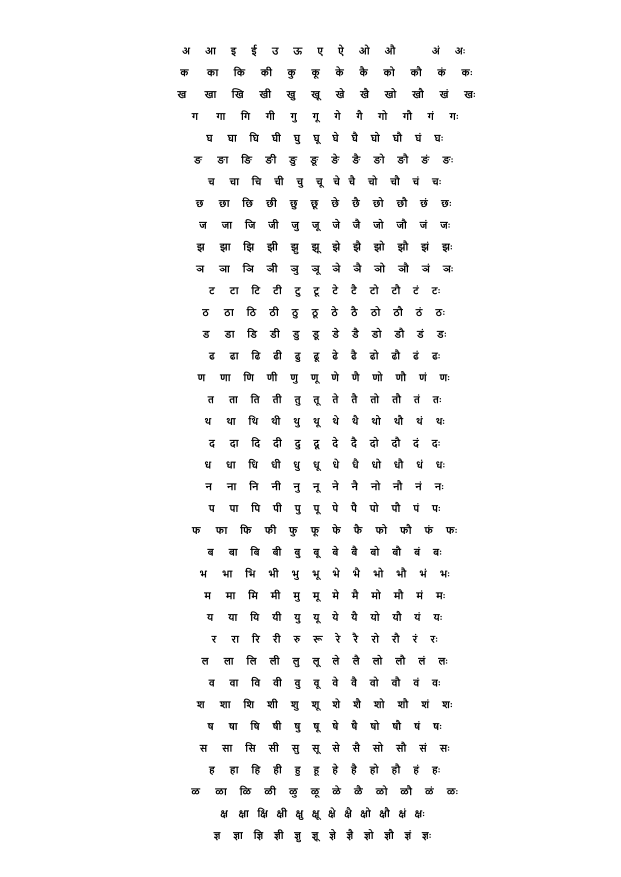
#> input picture src/image/bk-b.jpg, 2481 x 3508 px (shown at 1/4 size)
$ python words.py ../src/image/bk-b.jpg out
#> lines starting #> are read from the running program, lines starting #| are printed output that depends on the picture; after the words box and inside, x2 and y2 are one past the last pixel; in counts of white or black regions, pixels touching at a corner belong together
import cv2
import numpy as np
import os
import sys

def process_image_for_text_detection(img_path):
    """
    Processes the input image to highlight and extract text regions.

    Parameters:
    img_path (str): Path to the input image file.

    Returns:
    None
    """
    # Read and split the image into RGB planes
    img = cv2.imread(img_path)
    rgb_planes = cv2.split(img)
    result_planes = []

    # Enhance the image by removing the background
    for plane in rgb_planes:
        dilated_img = cv2.dilate(plane, np.ones((7, 7), np.uint8))
        bg_img = cv2.GaussianBlur(dilated_img, (5, 5), 0)
        diff_img = 255 - cv2.absdiff(plane, bg_img)
        result_planes.append(diff_img)

    img = cv2.merge(result_planes)

    # Convert to grayscale and apply thresholding
    img = cv2.cvtColor(img, cv2.COLOR_BGR2GRAY)
    img = cv2.threshold(img, 0, 255, cv2.THRESH_BINARY + cv2.THRESH_OTSU)[1]

    # Save the processed image
    processed_img_path = 'processed.png'
    cv2.imwrite(processed_img_path, img)

    # Draw contours around detected text regions
    draw_text_contours(processed_img_path)

def draw_text_contours(img_path):
    """
    Draws contours around detected text regions in the image and saves the result.

    Parameters:
    img_path (str): Path to the processed image file.

    Returns:
    None
    """
    # Read the processed image
    img = cv2.imread(img_path, 0)
    original_img = img.copy()
    cv2.imwrite(os.path.join(output_dir, 'original.png'), original_img)

    # Apply Gaussian blur and adaptive thresholding
    img = cv2.GaussianBlur(img, (5, 5), 0)
    threshed = cv2.adaptiveThreshold(img, 255, cv2.ADAPTIVE_THRESH_GAUSSIAN_C,
                                     cv2.THRESH_BINARY_INV, 11, 1)

    # Erode and dilate the image to highlight text regions
    kernel = np.ones((2, 2), np.uint8)
    erosion = cv2.erode(threshed, kernel)
    cv2.imwrite(os.path.join(output_dir, 'erosion.png'), erosion)

    kernel = np.ones((2, 10), np.uint8)
    dilated = cv2.dilate(erosion, kernel, iterations=1)
    cv2.imwrite(os.path.join(output_dir, 'dilated.png'), dilated)

    kernel = np.ones((2, 10), np.uint8)
    closed = cv2.morphologyEx(dilated, cv2.MORPH_CLOSE, kernel)
    cv2.imwrite(os.path.join(output_dir, 'closed.png'), closed)

    # Find contours and filter out empty ones
    contours, _ = cv2.findContours(closed, cv2.RETR_EXTERNAL, cv2.CHAIN_APPROX_SIMPLE)
    contours = [cnt for cnt in contours if cnt.size > 0]

    # Sort contours from top to bottom and then left to right
    sorted_contours = sorted(contours, key=lambda c: cv2.boundingRect(c)[1])
    lines = []
    current_line = []
    current_y = 0
    for cnt in sorted_contours:
        x, y, w, h = cv2.boundingRect(cnt)
        if current_line and abs(y - current_y) > 10:
            lines.append(current_line)
            current_line = []
        current_line.append((x, y, w, h))
        current_y = y
    if current_line:
        lines.append(current_line)
    sorted_contours = [sorted(line, key=lambda b: b[0]) for line in lines]
    sorted_contours = [item for sublist in sorted_contours for item in sublist]

    # Draw contours and save individual word images
    img_contours = original_img.copy()
    cv2.drawContours(img_contours, contours, -1, (0, 255, 0), 1)
    cv2.imwrite(os.path.join(output_dir, 'contours.png'), img_contours)

    box_count = 0
    boxes = []
    min_area_threshold = 700  # Minimum area threshold for filtering out small contours
    for i, (x, y, w, h) in enumerate(sorted_contours):
        if w * h > min_area_threshold:
            top_increase_factor = 20
            bottom_increase_factor = 20
            y -= top_increase_factor
            h += (top_increase_factor + bottom_increase_factor)
            if w > h:
                diff = w - h
                y -= diff // 2
                h += diff
            else:
                diff = h - w
                x -= diff // 2
                w += diff
            cv2.rectangle(original_img, (x, y), (x + w, y + h), (0, 255, 0), 2)
            word_img = ogimg[y:y + h, x:x + w]
            box_count += 1
            cv2.imwrite(os.path.join(output_dir, f'word_{box_count}.png'), word_img)
            boxes.append((x, y, w, h))

    for box in boxes:
        x, y, w, h = box
    filename = os.path.join(output_dir, 'word_boxes.png')
    cv2.imwrite(filename, original_img)
    print('Saved as', filename)

    return original_img

if __name__ == "__main__":
    try:
        # Ensure correct number of command line arguments
        if len(sys.argv) != 3:
            raise ValueError("Usage: script.py <input_image_path> <output_directory>")

        img_path = sys.argv[1]
        output_dir = sys.argv[2]

        # Ensure the output directory exists
        if not os.path.exists(output_dir):
            os.makedirs(output_dir)

        # Load and resize the input image
        ogimg = cv2.imread(img_path)
#> ogimg is the input picture: shape (3508, 2481, 3); min 0, max 255, mean 248
        if ogimg is None:
            raise FileNotFoundError(f"Image not found: {img_path}")

        ogimg = cv2.resize(ogimg, None, fx=1.5, fy=1.5, interpolation=cv2.INTER_CUBIC)
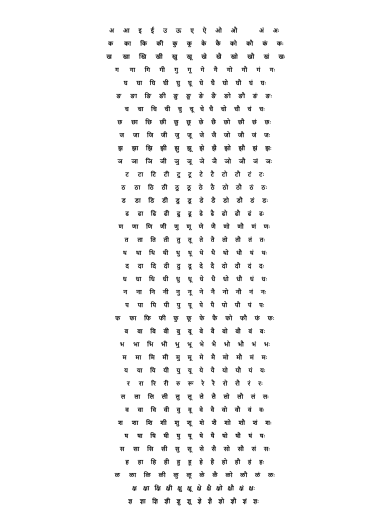
#> ogimg: shape (5262, 3722, 3) (shown at 1/10 size); min 0, max 255, mean 248

        # Process the image to detect and highlight text
        process_image_for_text_detection(img_path)
#> the loop in process_image_for_text_detection, `for plane in rgb_planes:` made 3 passes
#> after the loop in process_image_for_text_detection, `for plane in rgb_planes:`: result_planes = 3 items
#> in draw_text_contours, `threshed = cv2.adaptiveThreshold(img, 255, cv2.ADAPTIVE_THRESH_GAUSSIA..`:
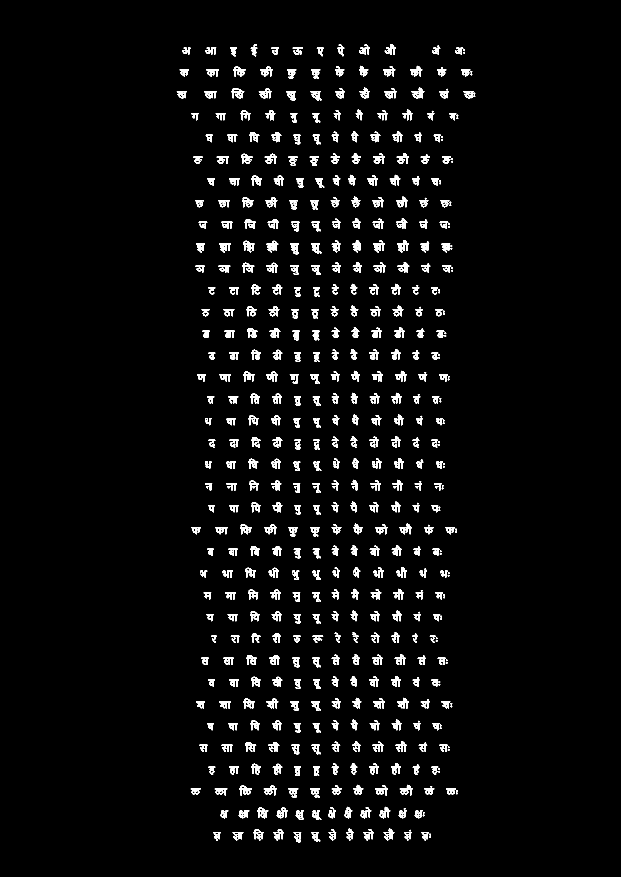
#> threshed: shape (3508, 2481) (shown at 1/4 size); 3% white; 570 white regions, largest, box (x1, y1, x2, y2) and area: (926, 353, 977, 393) 948, (972, 963, 1018, 1010) 913, (1066, 963, 1113, 1010) 898
#> in draw_text_contours, `erosion = cv2.erode(threshed, kernel)`:
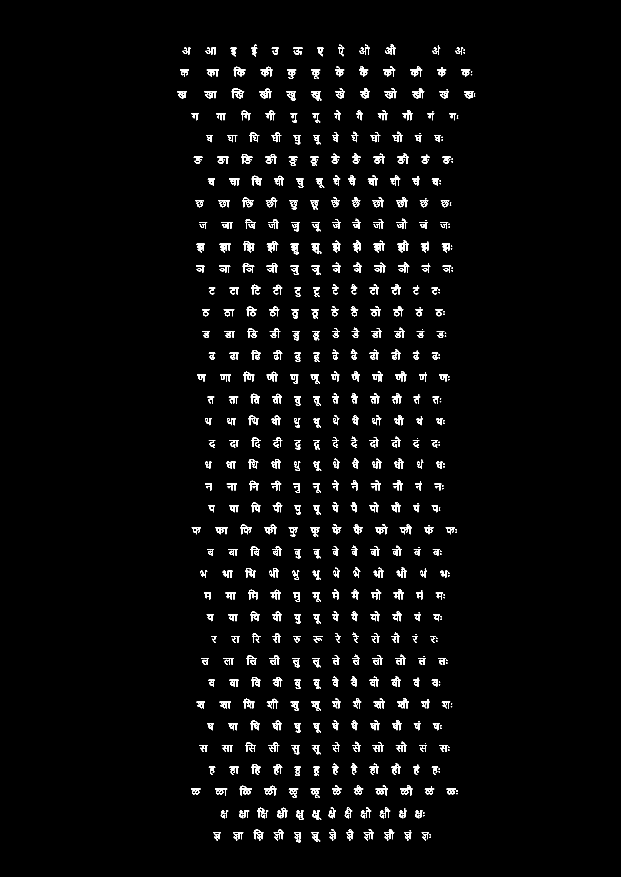
#> erosion: shape (3508, 2481) (shown at 1/4 size); 2.2% white; 578 white regions (53 under 20 px), largest, box (x1, y1, x2, y2) and area: (927, 354, 977, 393) 709, (973, 964, 1017, 1010) 698, (1067, 964, 1113, 1010) 689
#> in draw_text_contours, `dilated = cv2.dilate(erosion, kernel, iterations=1)`:
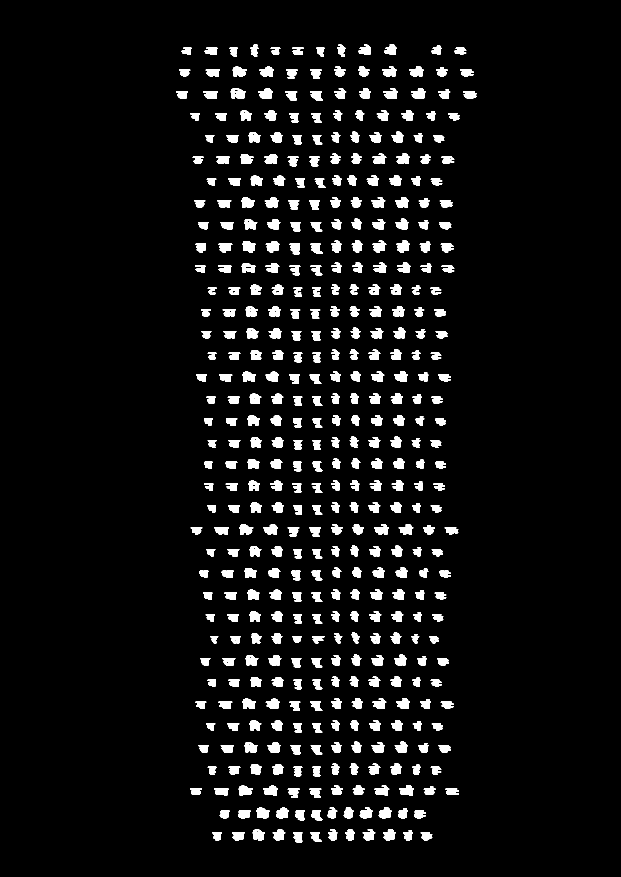
#> dilated: shape (3508, 2481) (shown at 1/4 size); 5.5% white; 485 white regions, largest, box (x1, y1, x2, y2) and area: (923, 354, 982, 394) 1695, (969, 964, 1022, 1011) 1637, (1063, 964, 1118, 1011) 1593
#> in draw_text_contours, `closed = cv2.morphologyEx(dilated, cv2.MORPH_CLOSE, kernel)`:
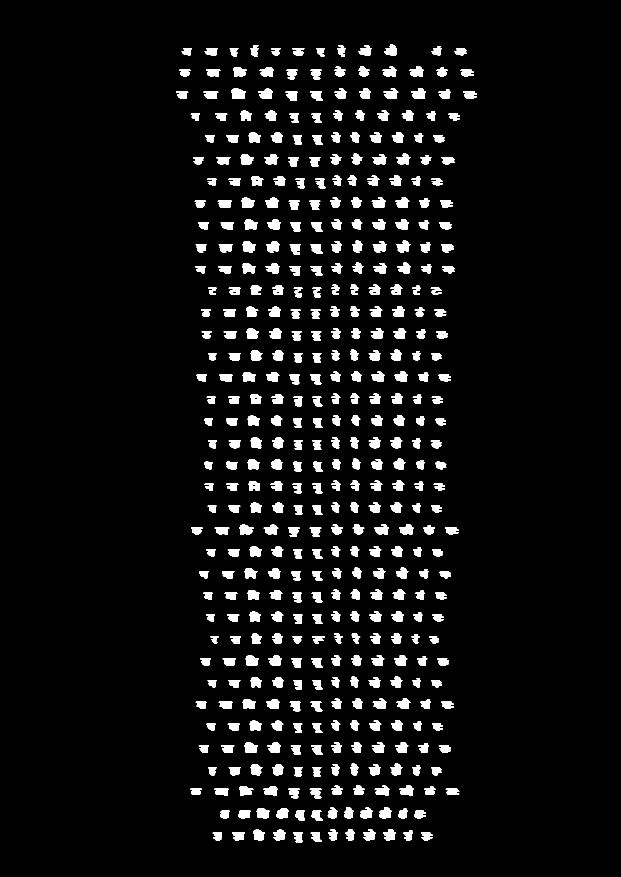
#> closed: shape (3508, 2481) (shown at 1/4 size); 5.6% white; 483 white regions
#> in draw_text_contours, `contours, _ = cv2.findContours(closed, cv2.RETR_EXTERNAL, cv2.CHAIN_AP..`: contours = 483 contours; largest, box (x1, y1, x2, y2) and area: (924, 355, 983, 395) 1798, (970, 965, 1023, 1012) 1666, (1027, 3232, 1079, 3275) 1543, (978, 2970, 1030, 3010) 1538, (1034, 355, 1092, 395) 1536
#> in draw_text_contours, `sorted_contours = sorted(contours, key=lambda c: cv2.boundingRect(c)[1])`: sorted_contours has the same summary as contours
#> the loop in draw_text_contours, `for cnt in sorted_contours:` made 483 passes
#> (x, y, w, h, current_y) on passes 1 to 3: (1537, 179, 51, 42, 179), (1434, 180, 51, 41, 180), (1349, 180, 34, 47, 180)
#> after the loop in draw_text_contours, `for cnt in sorted_contours:`: current_line = 13 items, first 6: (1533, 3317, 50, 47), (1382, 3317, 37, 47), (1452, 3318, 50, 46), (1313, 3318, 37, 46), (1092, 3319, 50, 45), (1012, 3319, 47, 45); lines = 37 items
#> in draw_text_contours, `sorted_contours = [sorted(line, key=lambda b: b[0]) for line in lines]`: sorted_contours = 38 items
#> in draw_text_contours, `sorted_contours = [item for sublist in sorted_contours for item in sub..`: sorted_contours = 483 items, first 6: (727, 192, 41, 29), (819, 192, 51, 29), (919, 192, 34, 36), (1001, 180, 34, 48), (1084, 192, 38, 29), (1169, 192, 48, 29)
#> in draw_text_contours, `cv2.drawContours(img_contours, contours, -1, (0, 255, 0), 1)`:
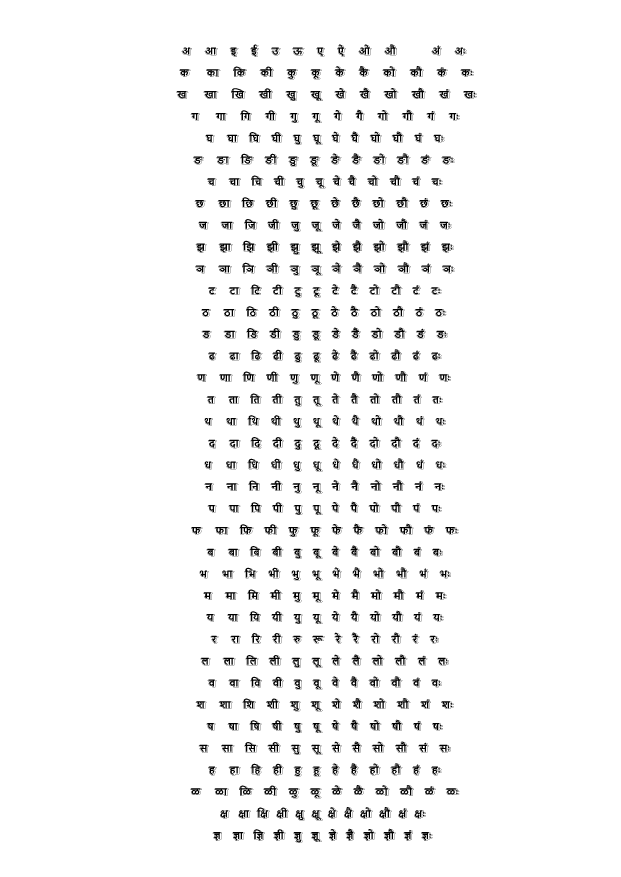
#> img_contours: shape (3508, 2481) (shown at 1/4 size); 96.4% white; 487 black regions, largest, box (x1, y1, x2, y2) and area: (924, 353, 983, 395) 1105, (1586, 961, 1641, 1012) 1084, (970, 963, 1023, 1012) 1075
#> the loop in draw_text_contours, `for i, (x, y, w, h) in enumerate(sorted_contours):` made 483 passes
#> (x, y, w, h, diff) on passes 1 to 8: (713, 172, 69, 69, 28), (810, 172, 69, 69, 18), (898, 172, 76, 76, 42), (974, 160, 88, 88, 54), (1069, 172, 69, 69, 31), (1159, 172, 69, 69, 21), (1246, 172, 75, 75, 41), (1323, 160, 87, 87, 53)
#> after the loop in draw_text_contours, `for i, (x, y, w, h) in enumerate(sorted_contours):`:
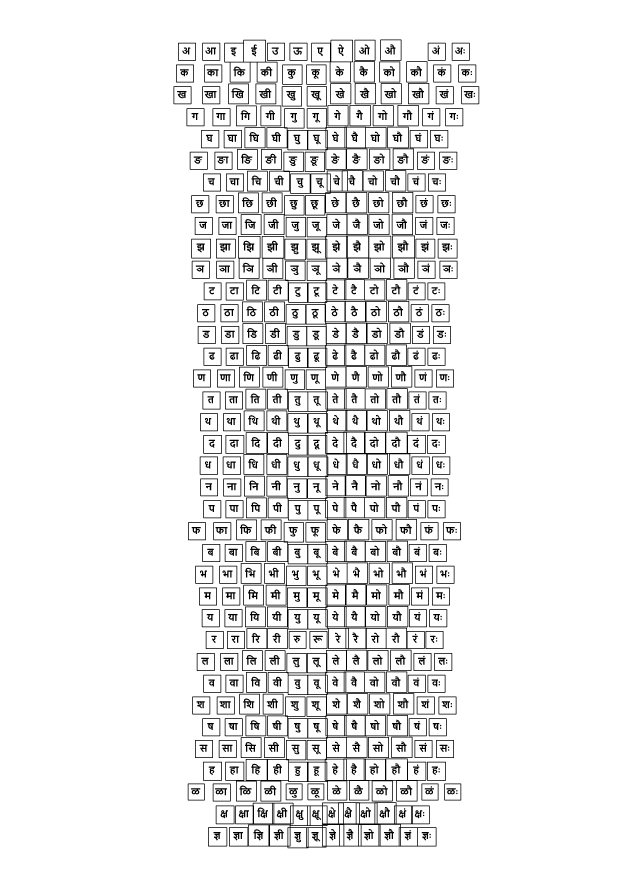
#> original_img: shape (3508, 2481) (shown at 1/4 size); 92.5% white; 823 black regions, largest, box (x1, y1, x2, y2) and area: (983, 855, 1704, 2161) 69280, (901, 2599, 1705, 3206) 34951, (986, 2089, 1549, 2596) 21521
#> the loop in draw_text_contours, `for box in boxes:` made 444 passes
#> box on passes 1 to 3: (713, 172, 69, 69), (810, 172, 69, 69), (898, 172, 76, 76)
#| Saved as out/word_boxes.png

    except Exception as e:
        print(f"Error: {e}")

$ run again, on src/image/bk-i.jpg
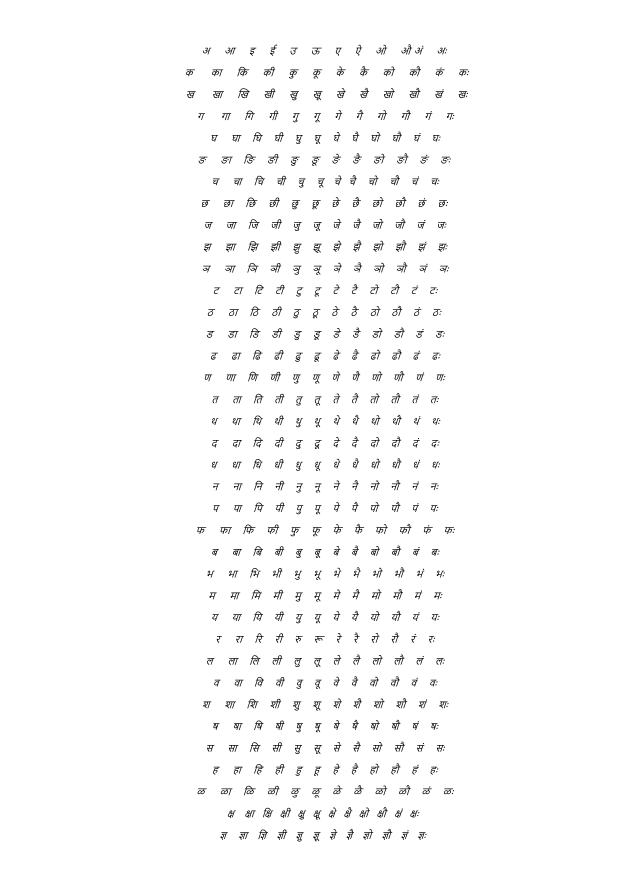
#> input picture src/image/bk-i.jpg, 2481 x 3508 px (shown at 1/4 size)
#> ogimg is the input picture: shape (3508, 2481, 3); min 0, max 255, mean 250.4
#> ogimg: shape (5262, 3722, 3)
#> the loop in process_image_for_text_detection, `for plane in rgb_planes:` made 3 passes
#> after the loop in process_image_for_text_detection, `for plane in rgb_planes:`: result_planes = 3 items
#> in draw_text_contours, `threshed = cv2.adaptiveThreshold(img, 255, cv2.ADAPTIVE_THRESH_GAUSSIA..`:
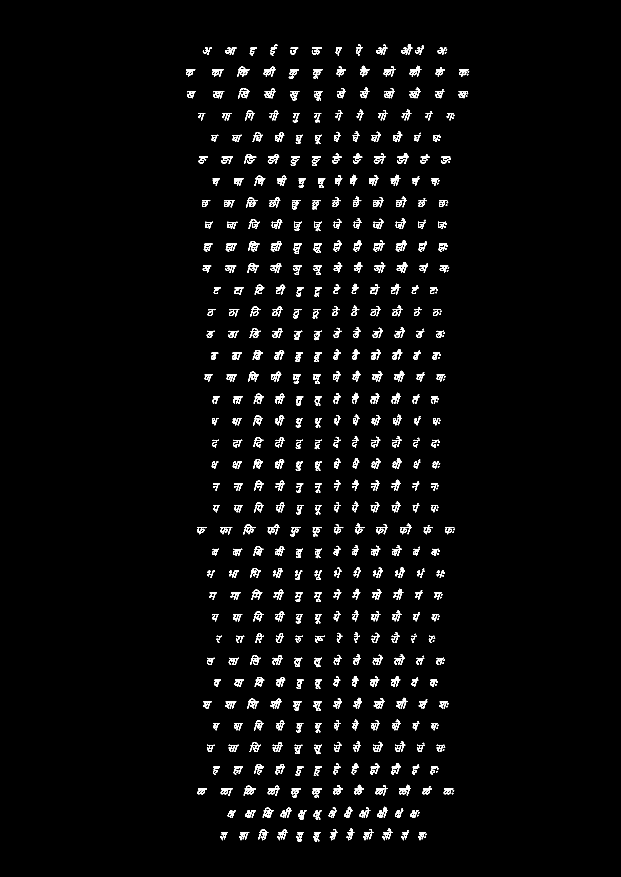
#> threshed: shape (3508, 2481) (shown at 1/4 size); 2.2% white; 570 white regions, largest, box (x1, y1, x2, y2) and area: (952, 353, 1000, 393) 676, (992, 964, 1038, 1008) 646, (1583, 960, 1628, 1008) 634
#> erosion: shape (3508, 2481); 1.4% white in thin lines or dots, all inside (x1, y1, x2, y2) = (745, 177, 1876, 3366)
#> dilated: shape (3508, 2481); 4.8% white; 483 white regions, largest, box (x1, y1, x2, y2) and area: (949, 354, 1005, 394) 1434, (989, 965, 1043, 1009) 1385, (986, 2796, 1040, 2835) 1357
#> closed: shape (3508, 2481); 4.9% white; 483 white regions
#> contours = 483 contours; largest, box (x1, y1, x2, y2) and area: (950, 355, 1006, 395) 1539, (990, 966, 1044, 1010) 1466, (987, 2797, 1041, 2836) 1380, (971, 2100, 1029, 2139) 1368, (974, 618, 1031, 657) 1359
#> in draw_text_contours, `sorted_contours = sorted(contours, key=lambda c: cv2.boundingRect(c)[1])`: sorted_contours has the same summary as contours
#> the loop in draw_text_contours, `for cnt in sorted_contours:` made 483 passes
#> (x, y, w, h, current_y) on passes 1 to 3: (1604, 178, 52, 43, 178), (1504, 180, 52, 41, 180), (1078, 180, 37, 46, 180)
#> after the loop in draw_text_contours, `for cnt in sorted_contours:`: current_line = 13 items, first 6: (1528, 3316, 48, 47), (1385, 3316, 38, 47), (1451, 3318, 49, 45), (1318, 3319, 38, 44), (1108, 3320, 48, 43), (1031, 3320, 48, 43); lines = 37 items
#> in draw_text_contours, `sorted_contours = [sorted(line, key=lambda b: b[0]) for line in lines]`: sorted_contours = 38 items
#> in draw_text_contours, `sorted_contours = [item for sublist in sorted_contours for item in sub..`: sorted_contours = 483 items, first 6: (810, 192, 42, 29), (900, 192, 52, 29), (997, 192, 35, 34), (1078, 180, 37, 46), (1160, 192, 39, 28), (1246, 192, 48, 28)
#> img_contours: shape (3508, 2481); 97.4% white; 488 black regions (5 under 20 px), largest, box (x1, y1, x2, y2) and area: (950, 353, 1006, 395) 747, (1581, 961, 1634, 1010) 733, (1637, 351, 1689, 395) 719
#> the loop in draw_text_contours, `for i, (x, y, w, h) in enumerate(sorted_contours):` made 483 passes
#> (x, y, w, h, diff) on passes 1 to 8: (797, 172, 69, 69, 27), (892, 172, 69, 69, 17), (978, 172, 74, 74, 39), (1054, 160, 86, 86, 49), (1146, 172, 68, 68, 29), (1236, 172, 68, 68, 20), (1321, 172, 74, 74, 41), (1397, 161, 85, 85, 51)
#> after the loop in draw_text_contours, `for i, (x, y, w, h) in enumerate(sorted_contours):`:
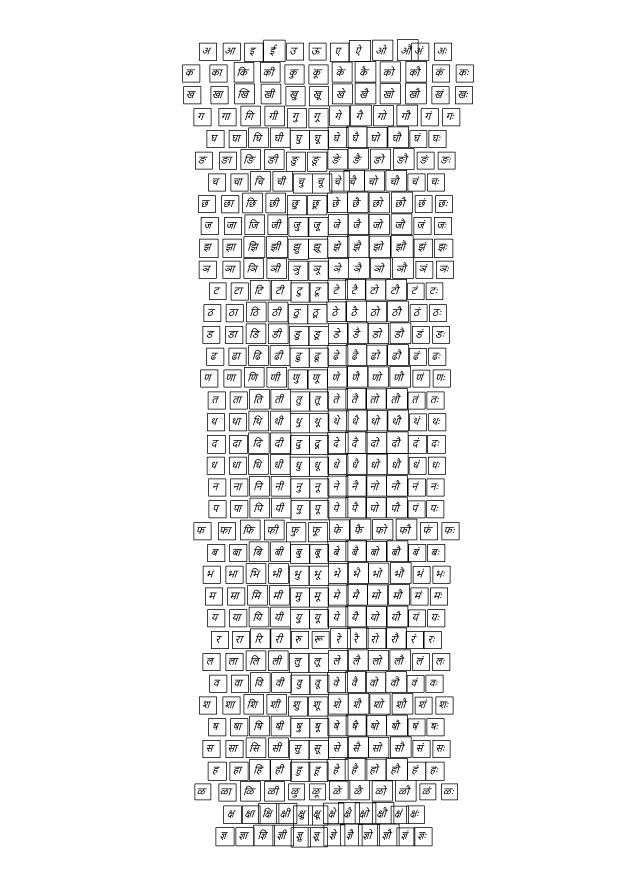
#> original_img: shape (3508, 2481) (shown at 1/4 size); 93.6% white; 786 black regions (123 under 20 px), largest, box (x1, y1, x2, y2) and area: (1079, 1290, 1707, 2161) 56669, (996, 2598, 1778, 3206) 38122, (928, 2089, 1705, 2596) 28844
#> the loop in draw_text_contours, `for box in boxes:` made 444 passes
#> box on passes 1 to 3: (797, 172, 69, 69), (892, 172, 69, 69), (978, 172, 74, 74)
#| Saved as out/word_boxes.png
